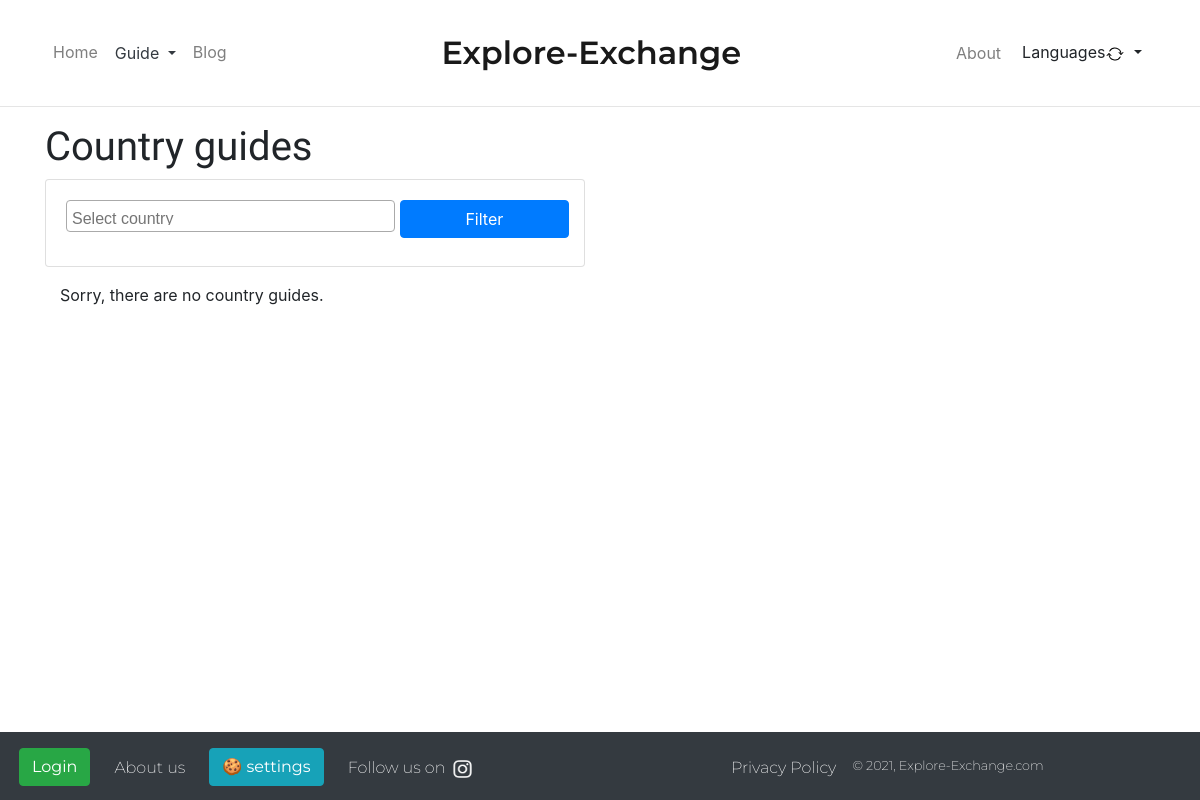
The page /en/guide/countries/ on the database as committed earlier.
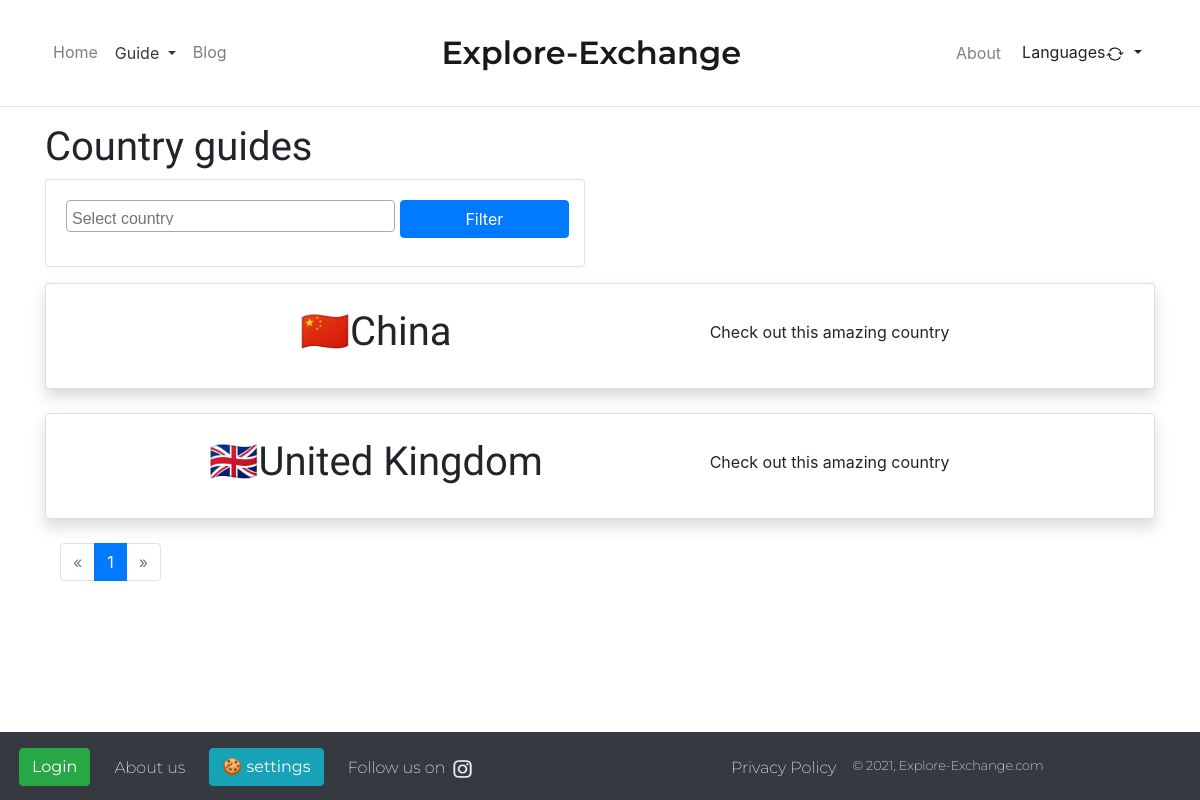
The same page on the database as committed later.
### exchangeguide/models.py (models this page shows, shortened)
class CountryGuidePost(models.Model):
    guide_language = models.CharField(verbose_name=_("Guide language"), help_text=_('Please select the language you will use for the post.'), max_length=2, choices=LANGUAGE_CHOICES, default='EN')
    country = models.CharField(verbose_name=_("Country"), max_length=2, help_text=_("Select the country you want to present."), choices=COUNTRY_CHOICES, default='CH', unique=True)
    slug = models.SlugField(verbose_name=_("Slug"), help_text=_("Slug consisting of country"), unique=True, null=False, default="countryguide")
    author = models.ForeignKey("exchangeblog.BlogAuthor", verbose_name=_("Author"), on_delete=models.SET_NULL, null=True)
    last_updated = models.DateField(verbose_name=_("Last updated"), help_text=_("Date guide was last updated."), auto_now=True)
    spoken_language = models.CharField(verbose_name=_("Spoken language"), help_text=_("Enter the languages spoken in this country."), max_length=50)
    population = models.CharField(verbose_name=_("Population"), help_text=_("Enter the population of this country."), max_length=15)
    capital_city = models.CharField(verbose_name=_("Capital city"), help_text=_("Enter the capital city of this country."), max_length=20)
    currency = models.CharField(verbose_name=_("Currency"), help_text=_("Enter what currency (money) is being used in this country."), max_length=20)
    short_description = models.CharField(verbose_name=_("Short description"), help_text=_("Enter a short description about what makes this country special."), max_length=55, default=_("Check out this amazing country"))
    country_guide_content = CKEditor5Field(help_text=_("Describe the most important things and aspects about the country (e.g. food, people, culture, school, ...)"), verbose_name="Main content", config_name='blogpost-editor',)
    def get_absolute_url(self):
        return reverse("countryguide-detail", kwargs={"slug": self.slug})

### exchangeguide/views.py (the view)
# urls.py: path('countries/', views.CountryGuideListView.as_view(), name="countryguide-list"),
class CountryGuideListView(FilterView):
    model = CountryGuidePost
    filterset_class = CountryGuidePostFilter
    paginate_by = 10
    def get_context_data(self, **kwargs):
        context = super().get_context_data(**kwargs)
        query = self.request.GET.copy()
        if 'page' in query:
            del query['page']
        context['querystring'] = query.urlencode()
        context['country_guide_list'] = CountryGuidePostFilter(self.request.GET, queryset=self.get_queryset())
        if self.request.user.is_authenticated:
            try:
                if BlogAuthor.objects.get(user=self.request.user):
                    context["is_author"] = BlogAuthor.objects.get(user=self.request.user).slug
            except:
                pass
        return context

### exchangeguide/templates/exchangeguide/countryguidepost_filter.html (shortened to what this page needs)
{% extends "base_generic.html" %}
{% load i18n %}
{% load static %}
{% block guides-active %}active text-dark{% endblock %}
{% block content %}
<h1>{% trans "Country guides" %}</h1>
<div class="row">
        <div class="col-md-6">
                <form action="" method="get">
                        <div class="card card-body mb-3">
                                <div class="form-row justify-content-between">
                                        <div class="col-md-8 mb-1">
                                        </div>
                                        <button id="filter-submit" class="btn btn-primary col-md-4 mb-2" type="submit">{% trans "Filter" %}</button>
                                </div>
                        </div>
                </form>
        </div>
</div>
<div class="container">
{% include "country_guide_snippet.html" with list=object_list queryset=queryset pagination=True %}
</div>
{% endblock %}
{% block body-meta %}
<link href="https://cdnjs.cloudflare.com/ajax/libs/select2/4.0.12/css/select2.min.css" rel="stylesheet" />
{% endblock %}

### exchangeguide/templates/country_guide_snippet.html (shortened to what this page needs)
{% load i18n %}
{% load static %}
{% if list %}
{% if vertical_list %}
    {% for countryguide in list %}
    <div class="card mb-4 shadow">
            <a class="stretched-link" href="{{ countryguide.get_absolute_url }}"></a>
                <div class="card-body">
                    <h1 id="{% if small_list == True %}country-guide-header-small{% else %}country-guide-header{% endif %}" class="card-title">{{ countryguide.get_country_display }}</h1>
                    <p class="card-text">
                        {{ countryguide.short_description|truncatechars:130 }}
                    </p>
                </div>
    </div>
    {% endfor %}
{% else %}
<div class="row justify-content-center">
    <div class="row justify-content-center">
    {% for countryguide in list %}
        <div class="col-md-12">
            <div class="card shadow mb-4 col-md-12 p-md-3">
                <div class="row no-gutters">
                    <div class="col-md-7 p-2 d-flex align-items-center justify-content-center">
                        <h1 id="{% if small_list == True %}country-guide-header-small{% else %}country-guide-header{% endif %}">{{ countryguide.get_country_display }}</h1>
                    </div>
                    <div class="col-md-5">
                        <div class="card-body">
                            <p class="card-text">{{ countryguide.short_description }}</p>
                        </div>
                    </div>
                </div>
            </div>
        </div>
    {% endfor %}
    </div>
</div>
{% endif %}
{% if pagination == True %}
    <nav aria-label="Country guide navigation">
<ul class="pagination mb-5">
    {% if page_obj.has_previous %}
    <li class="page-item">
            <a class="page-link" href="?{% if querystring %}{{ querystring }}&amp;{% endif %}page={{ page_obj.previous_page_number }}" aria-label="Previous">
                <span aria-hidden="true">&laquo;</span>
            </a>
    </li>
    {% else %}
    <li class="page-item disabled">
            <a class="page-link" href="?{% if querystring %}&amp;{{ querystring }}{% endif %}page=1" aria-label="Previous">
                <span aria-hidden="true">&laquo;</span>
            </a>
    </li>
    {% endif %}
    {% for page_number in page_obj.paginator.page_range %}
    {% if forloop.counter < 7 %}
    {% if page_number == page_obj.number %}
        <li class="page-item active" aria-current="page">
            <a class="page-link" href="?{% if querystring %}{{ querystring }}&amp;{% endif %}page={{ page_number }}">{{ page_number }}<span class="sr-only">(current)</span></a>
        </li>
    {% else %}
        <li class="page-item"><a class="page-link" href="?{% if querystring %}{{ querystring }}&amp;{% endif %}page={{ page_number }}">{{ page_number }}</a></li>
    {% endif %}
    {% endif %}
    {% endfor %}
        {% if page_obj.has_next %}
            <li class="page-item"><a class="page-link" href="?{% if querystring %}{{ querystring }}&amp;{% endif %}page={{ page_obj.next_page_number }}" aria-label="Next">
                <span aria-hidden="true">&raquo;</span>
            </a></li>
        {% else %}
            <li class="page-item disabled"><a class="page-link" href="#" aria-label="Next">
                <span aria-hidden="true">&raquo;</span>
            </a></li>
        {% endif %}
    </ul>
</nav>
{% endif %}
{% else %}
<p>{% trans "Sorry, there are no country guides." %}</p>
{% endif %}

Rows that differ between the two databases and show on the page:
added CountryGuidePost: country "🇨🇳China", short_description "Check out this amazing country"
added CountryGuidePost: country "🇬🇧United Kingdom", short_description "Check out this amazing country"
Other text that changed with them:
text no longer shown: "Sorry, there are no country guides."
new list line: "1"
